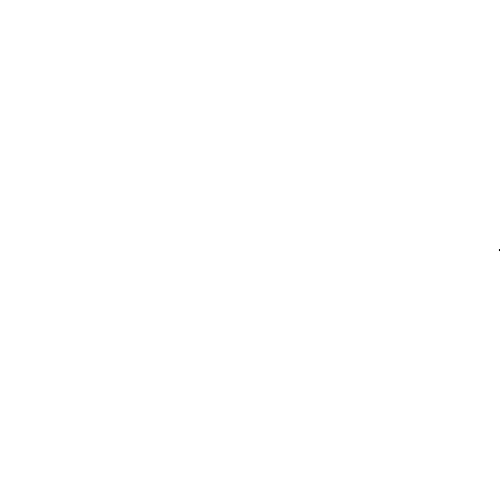
Frame 1 (no input)
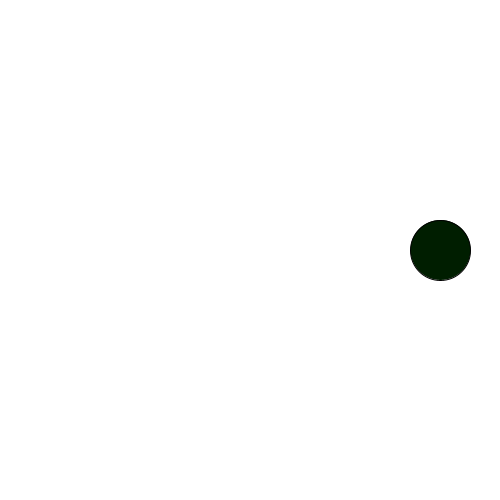
Frame 60 (the mouse pressed at the canvas centre just before this capture)
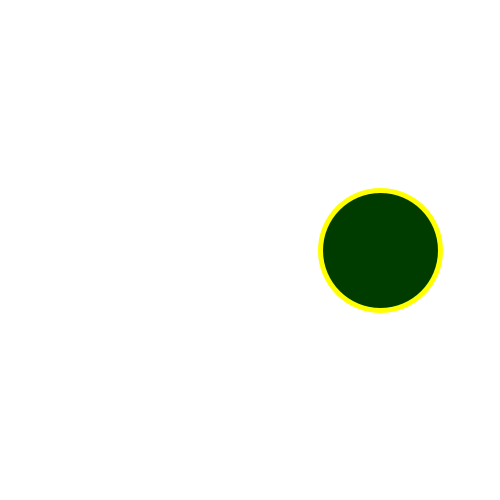
Frame 120 (the mouse held since frame 60 and released just before this capture)

The Processing sketch that drew these frames (run headless with seeded random() and noise(); from frame 60 on, the mouse is pressed at the canvas centre):

// Processing sketch: PE_2_Q3
// ── PE_2_Q3.pde
//Variable initialisation
float circleX;
float circleY;
float circleDia;
float circleRad;
float circleEdge;
float circleColorChange = 0;
color circleColor = color(0);
boolean fPressed = false;
boolean click = false;

void setup() {
  size(500,500);
  circleDia = 1;
  circleRad = circleDia/2;
  circleX = width-circleRad;
  circleY = height/2;
}

void draw() {
  background(255);
  //Calculates the growing radius of the circle and the location of the right edge
  circleRad = circleDia/2;
  circleEdge = circleX + circleRad;
  
  //Switch between black and yellow stroke
  if (click == false) {
    stroke(0);
    strokeWeight(1);
  } else if (click == true) {
    stroke(255,255,0);
    strokeWeight(5);
  }
  
  //While f is held, no fill colour
  if (fPressed == false) {
    fill(circleColor);
  } else {
    noFill();
  }
  
  //Draw ellipse
  ellipse(circleX,circleY,circleDia,circleDia);
  
  //Check if the edge of the circle is off screen
  if (circleEdge < 0) {
    restart();
  } else {
    
    //Move the circle, enlarges radius and changes colour
    circleX--;
    circleDia++;
    circleColorChange++;
    circleColor = color(0,circleColorChange*255/width,0);
    
  }
}

//Resets all values to default
void restart() {
  circleDia = 1;
  circleRad = circleDia/2;
  circleX = width-circleRad;
  circleY = height/2;
  circleColorChange = 0;
  circleColor = color(0);
}

//Click switch
void mousePressed() {
  if (click == false) {
    click = true;
  } else if (click == true) {
    click = false;
  }
}

//Check if f is held
void keyPressed() {
  if (key == 'f') {
    fPressed = true;
  }
}

//Check if f is held
void keyReleased() {
  if (fPressed == true) {
    fPressed = false;
  }
}
